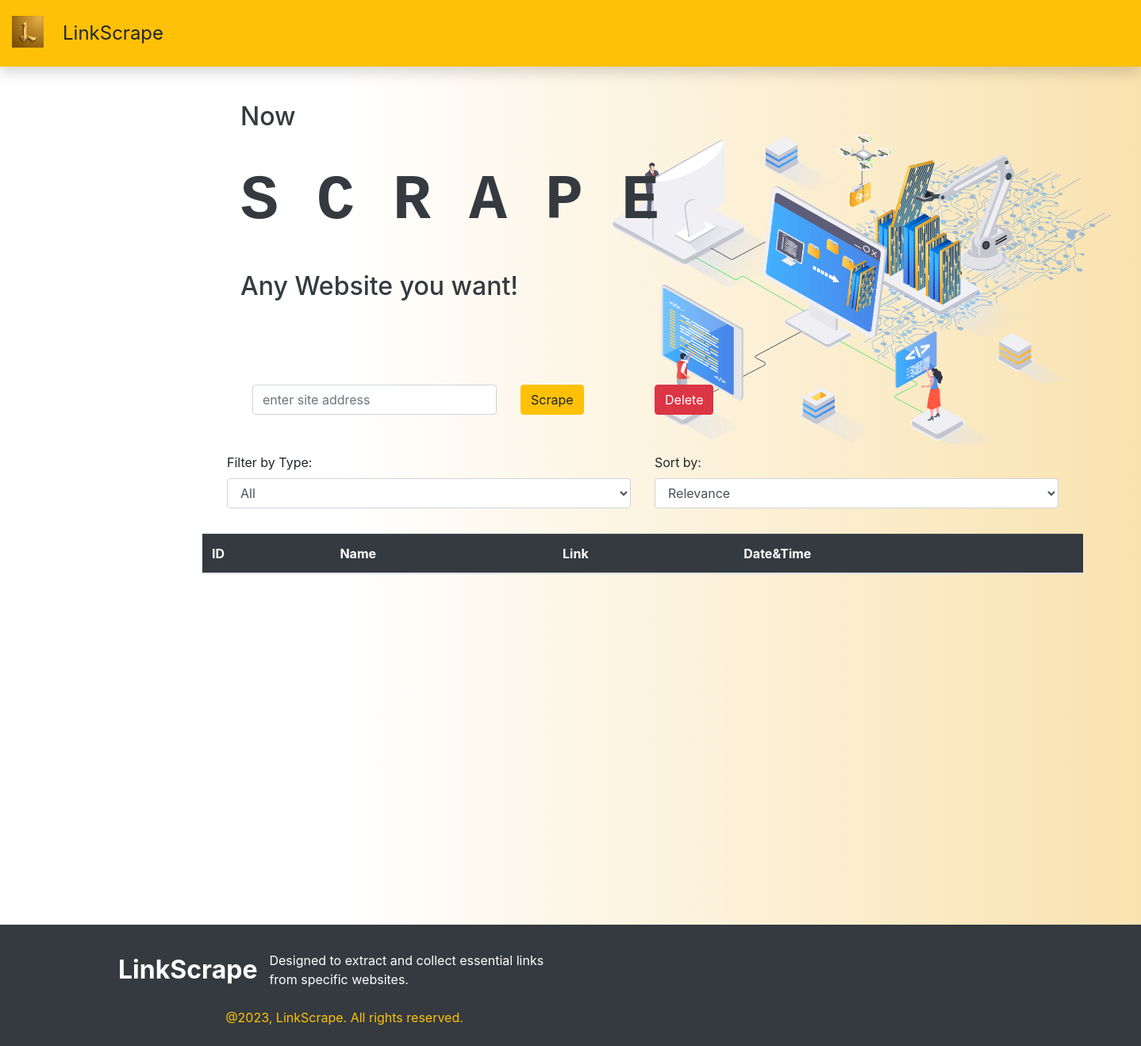
Before: / with the older database file.
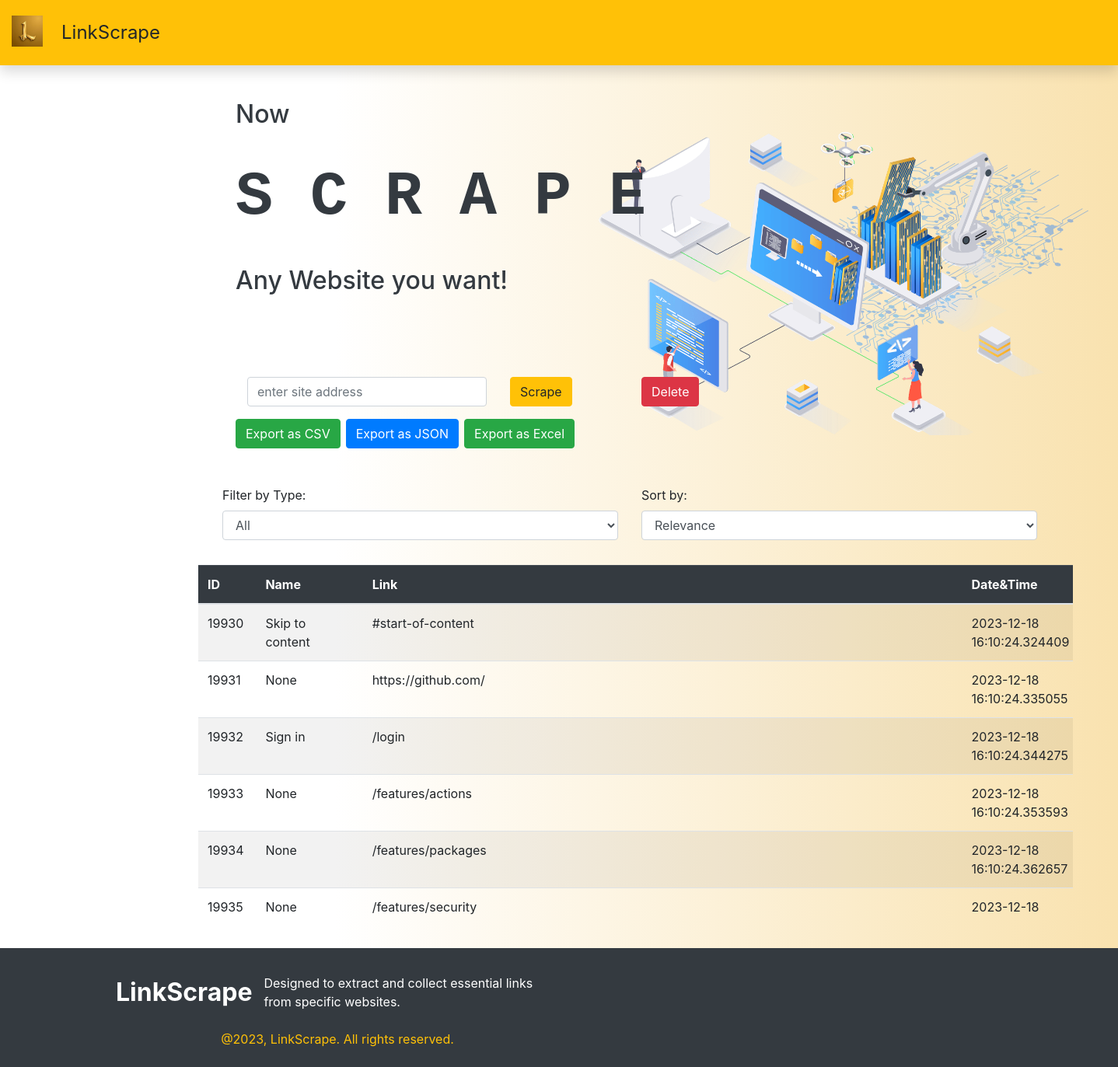
After: the same page with the newer database file.
### myapp/models.py (models this page shows, shortened)
class Link(models.Model):
    address = models.CharField(max_length=1000,null=True,blank=True)
    name = models.CharField(max_length=1000,null=True,blank=True)
    time =models.CharField(max_length=1000,null=True,blank=True)

### myapp/views.py (the view)
# urls.py: path('',views.scrape, name="scrape"),
def scrape(request):
    if request.method == "POST":
        site = request.POST.get('site','')
        page = requests.get(site)
        soup = BeautifulSoup(page.text,'html.parser')
        for link in soup.find_all('a'):
            link_address = link.get('href')
            link_text = link.string
            Link.objects.create(address=link_address,name=link_text,time=datetime.datetime.now())
        return HttpResponseRedirect('/')
    else:
        data = Link.objects.all()
    validator=len(data)
    return render(request,'myapp/result.html',{'data':data, 'showexport':validator})

### myapp/templates/myapp/result.html (shortened to what this page needs)
<!DOCTYPE html>
<html lang="en">
<head>
    <link rel="stylesheet" href="https://stackpath.bootstrapcdn.com/bootstrap/4.5.2/css/bootstrap.min.css">
</head>
<body>
    <div>
        <header class="header">
            <nav class="shadow navbar navbar-expand-lg navbar-light bg-white fixed-top" style="padding: 0%;">
                <div class="container-fluid bg-warning" style="padding-top:1rem ; padding-bottom: 1rem;">
                    <div class="d-flex align-items-centre text-center">
                        <a class="py-1 navbar-brand" href="/">
                            {% load static %}
                            <img src="{% static 'img1.jpeg' %}" width="40" height="40">
                        </a>
                        <div class="" style="font-size: 1.5rem;margin:0.5rem">LinkScrape</div>
                    </div>
                </div>
            </nav>
        </header>
        <img src="{% static 'img6.png' %}" alt="" style="height: 25rem; position: absolute;  right: 2rem; top: 10rem;">
        <main>
            <div class="">
                <div class="container " style="padding-bottom: 3%;margin-left:15rem">
                    <div class="row" style="margin-top: 2rem;margin-bottom:2rem">
                        <div class="col-md-12 m-5">
                            <h2 class="text-dark" style="padding-top: 3rem;">Now</h2>
                            <h1 class="text-dark fw-bold fs-1"
                                style="padding-top: 2rem; font-family: 'Courier New', Courier, monospace; font-size: 5rem;font-weight: 900;">
                                S C R A P E</h1>
                            <h2 class="text-dark" style="padding-top:2rem ;">Any Website you want!</h2>
                        </div>
                    </div>
                    <div class="row m-5">
                        <div class="col-md-4">
                            <form method="POST" action="/">
                                <input class="form-control" name="site" type="text" id="site"
                                    placeholder="enter site address">
                        </div>
                        <div class="col-md-2">
                            <button class="btn btn-warning" type="submit">Scrape</button>
                        </div>
                        <div class="col-md-6">
                            <a class="btn btn-danger" href="/delete">Delete</a>
                        </div>
                        {% if showexport %}
                            {% if showexport > 0%}
                            <div class="btn-group mt-3" role="group" aria-label="Export Buttons">
                                <a href="{% url 'export' format='csv' %}" class="btn btn-success mr-2 rounded">Export as CSV</a>
                                <a href="{% url 'export' format='json' %}" class="btn btn-primary mr-2 rounded">Export as JSON</a>
                                <a href="{% url 'export' format='excel' %}" class="btn btn-success rounded">Export as Excel</a>
                            </div>
                            {% endif %}
                        {% endif %}
                    </div>
                    <div class="row m-3">
                        <div class="col-md-6">
                            <div class="form-group">
                                <label for="filterType">Filter by Type:</label>
                                <select id="filterType" class="form-control">
                                    <option value="all">All</option>
                                </select>
                            </div>
                        </div>
                        <div class="col-md-6">
                            <div class="form-group">
                                <label for="sortOptions">Sort by:</label>
                                <select id="sortOptions" class="form-control">
                                    <option value="relevance">Relevance</option>
                                </select>
                            </div>
                        </div>
                    </div>
                    <div class="row m-10" style="overflow-y: auto; height: 450px;">
                        <div class="col-md-12">
                            <table class="table  table-striped">
                                <thead class="table-dark">
                                    <tr>
                                        <th scope="col">ID</th>
                                        <th scope="col">Name</th>
                                        <th scope="col">Link</th>
                                        <th scope="col">Date&Time</th>
                                    </tr>
                                </thead>
                                <tbody id="linksTable">
                                    {% for link in data %}
                                    <tr>
                                        <td>{{link.id}}</td>
                                        <td>{{link.name}}</td>
                                        <td>{{link.address}}</td>
                                        <td>{{link.time}}</td>
                                    </tr>
                                    {% endfor %}
                                </tbody>
                            </table>
                        </div>
                    </div>
                </div>
            </div>
        </main>
        <footer class="position-relative z-index-10 d-print-none bg-dark">
            <div class="py-6 bg-gray-200 text-muted">
                <div class="container">
                    <div class="row" style="padding-top: 3%;">
                        <div class="text-white font-weight-bold" style="font-size: xx-large;">
                            LinkScrape
                        </div>
                        <div class="text-white col-lg-4">Designed to extract and collect essential links from specific
                            websites.
                        </div>
                    </div>
                </div>
            </div>
            <div class="py-4 fw-light bg-gray ">
                <div class="container">
                    <div class="align-items-centre row">
                        <div class="text-center text-md-start col-md-6">
                            <p class="text-warning text-sm mb-md-0">@2023, LinkScrape. All rights reserved.</p>
                        </div>
                    </div>
                </div>
            </div>
        </footer>
    </div>
</body>
</html>

### myapp/templates/myapp/result.html (style rules this page uses)
body, html { height: 100%; margin: 0; background: linear-gradient(to right, #fff 30%,#F9E2AF 100%); }

Changed rows visible on the page:
added Link: id "19930", name "Skip to content", address "#start-of-content", time "2023-12-18 16:10:24.324409"
added Link: id "19931", name "None", address "https://github.com/", time "2023-12-18 16:10:24.335055"
added Link: id "19932", name "Sign in", address "/login", time "2023-12-18 16:10:24.344275"
added Link: id "19933", name "None", address "/features/actions", time "2023-12-18 16:10:24.353593"
added Link: id "19934", name "None", address "/features/packages", time "2023-12-18 16:10:24.362657"
added Link: id "19935", name "None", address "/features/security", time "2023-12-18…"
Other visible differences:
text now shown: "Export as CSV Export as JSON Export as Excel"
